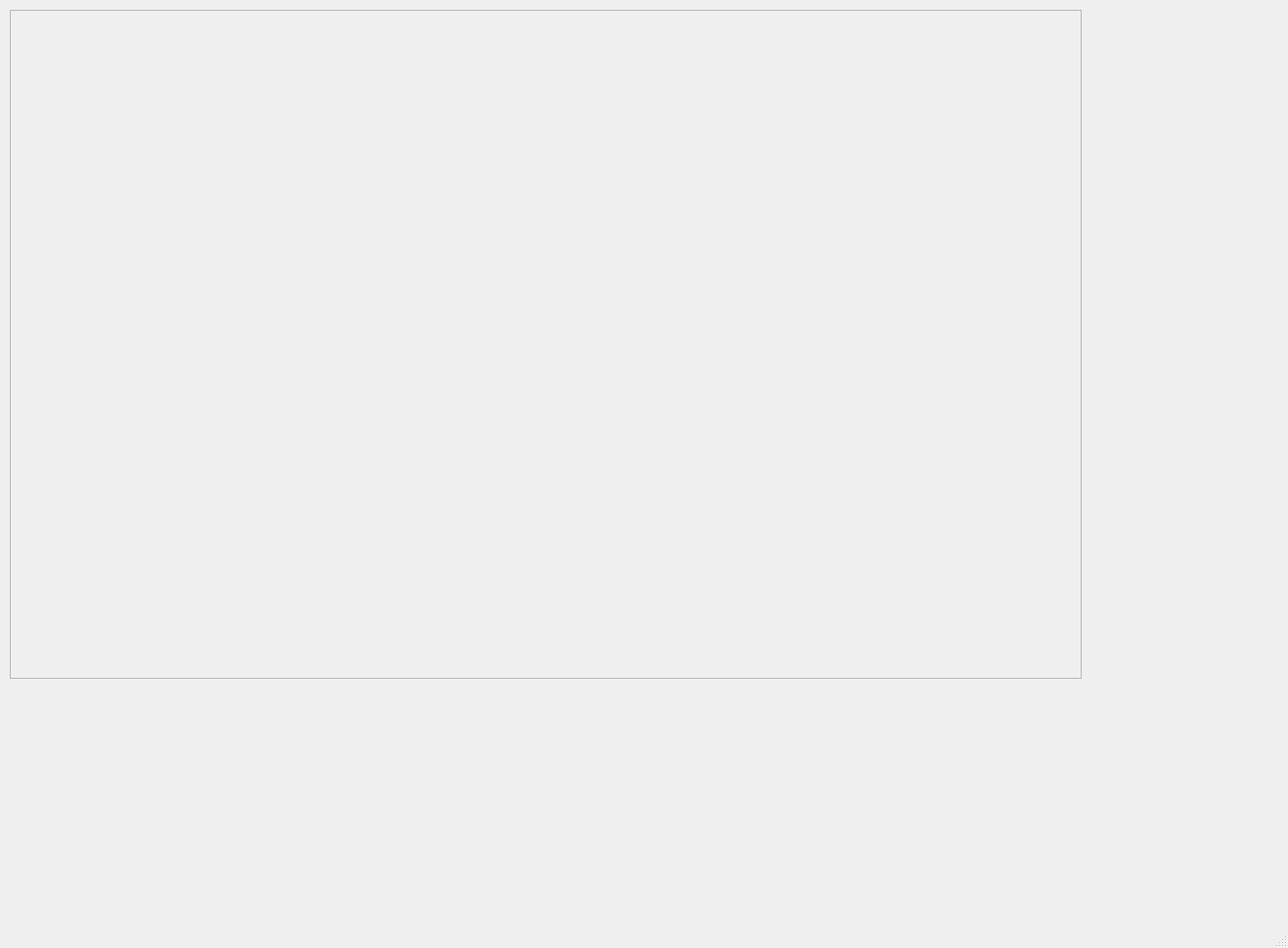
<?xml version="1.0" encoding="UTF-8"?>
<ui version="4.0">
 <class>MainWindow</class>
 <widget class="QMainWindow" name="MainWindow">
  <property name="geometry">
   <rect>
    <x>0</x>
    <y>0</y>
    <width>1311</width>
    <height>965</height>
   </rect>
  </property>
  <property name="windowTitle">
   <string>MainWindow</string>
  </property>
  <widget class="QWidget" name="centralwidget">
   <widget class="QScrollArea" name="scrollArea">
    <property name="geometry">
     <rect>
      <x>10</x>
      <y>10</y>
      <width>1091</width>
      <height>681</height>
     </rect>
    </property>
    <property name="widgetResizable">
     <bool>true</bool>
    </property>
    <widget class="QWidget" name="scrollAreaWidgetContents_3">
     <property name="geometry">
      <rect>
       <x>0</x>
       <y>0</y>
       <width>1091</width>
       <height>681</height>
      </rect>
     </property>
    </widget>
   </widget>
  </widget>
  <widget class="QMenuBar" name="menubar">
   <property name="geometry">
    <rect>
     <x>0</x>
     <y>0</y>
     <width>1311</width>
     <height>30</height>
    </rect>
   </property>
  </widget>
  <widget class="QStatusBar" name="statusbar"/>
 </widget>
 <resources/>
 <connections/>
</ui>
